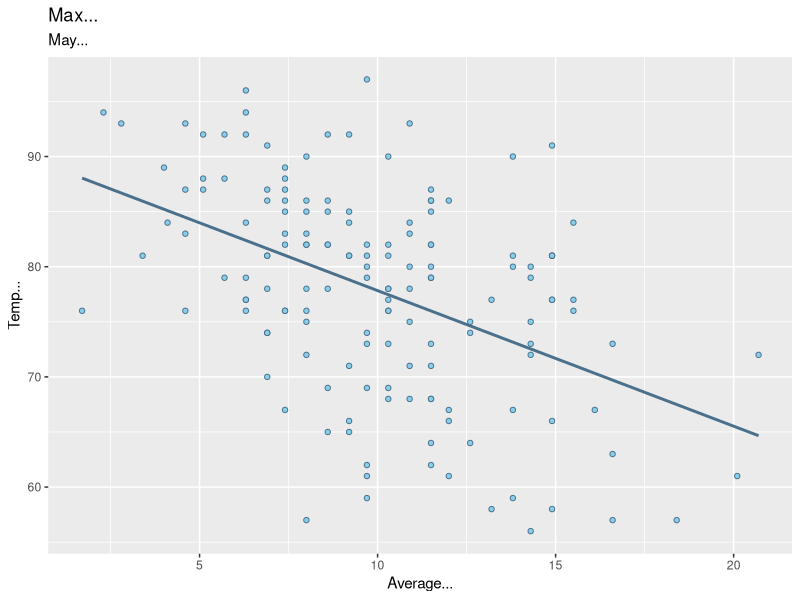
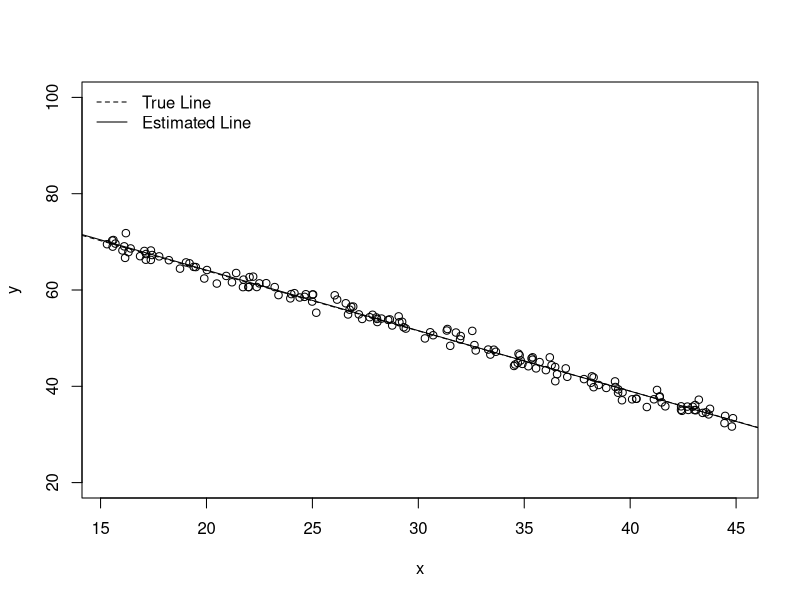

These figures' R source, in order:
library(tidyverse)

ggplot(airquality, aes(x=Wind, y=Temp)) + 
  geom_point(fill="skyblue", pch=21, color="skyblue4") + 
  geom_smooth(method="lm", se=F, formula=y~x, color="skyblue4") + 
  labs(title="Max...", subtitle="May...", 
       y="Temp...", x="Average...")

mylm <- lm(Temp ~ Wind, data=airquality)
summary(mylm)






set.seed(101) #Allows us to always get the same "random" sample
#Change to a new number to get a new sample

n <- 153 #set the sample size

X_i <- runif(n, 15, 45) #Gives n random values from a uniform distribution between 15 to 45.

beta0 <- 89 #Our choice for the y-intercept. 

beta1 <- -1.25 #Our choice for the slope. 

sigma <- 1 #Our choice for the std. deviation of the error terms.

epsilon_i <- rnorm(n, 0, sigma) #Gives n random values from a normal distribution with mean = 0, st. dev. = sigma.

Y_i <- beta0 + beta1*X_i + epsilon_i #Create Y using the normal error regression model

fabData <- data.frame(y=Y_i, x=X_i) #Store the data as data

View(fabData) 

#In the real world, we begin with data (like fabData) and try to recover the model that (we assume) was used to created it.

fab.lm <- lm(y ~ x, data=fabData) #Fit an estimated regression model to the fabData.

summary(fab.lm) #Summarize your model. 

plot(y ~ x, data=fabData, ylim=c(20,100)) #Plot the data.

abline(fab.lm) #Add the estimated regression line to your plot.

# Now for something you can't do in real life... but since we created the data...

abline(beta0, beta1, lty=2) #Add the true regression line to your plot using a dashed line (lty=2). 

legend("topleft", legend=c("True Line", "Estimated Line"), lty=c(2,1), bty="n") #Add a legend to your plot specifying which line is which.
